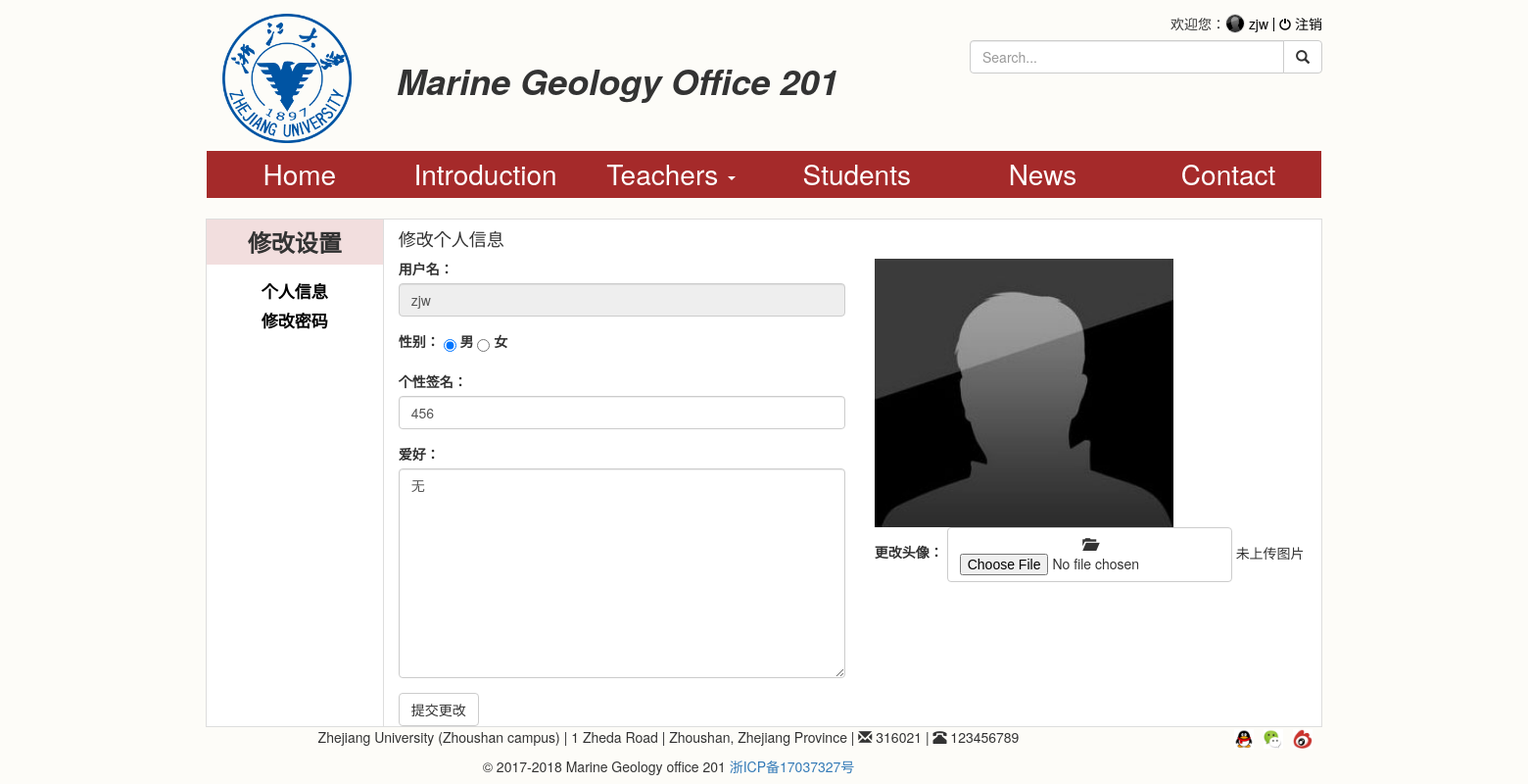
/change/ (signed in), run on an earlier commit of the app's database.
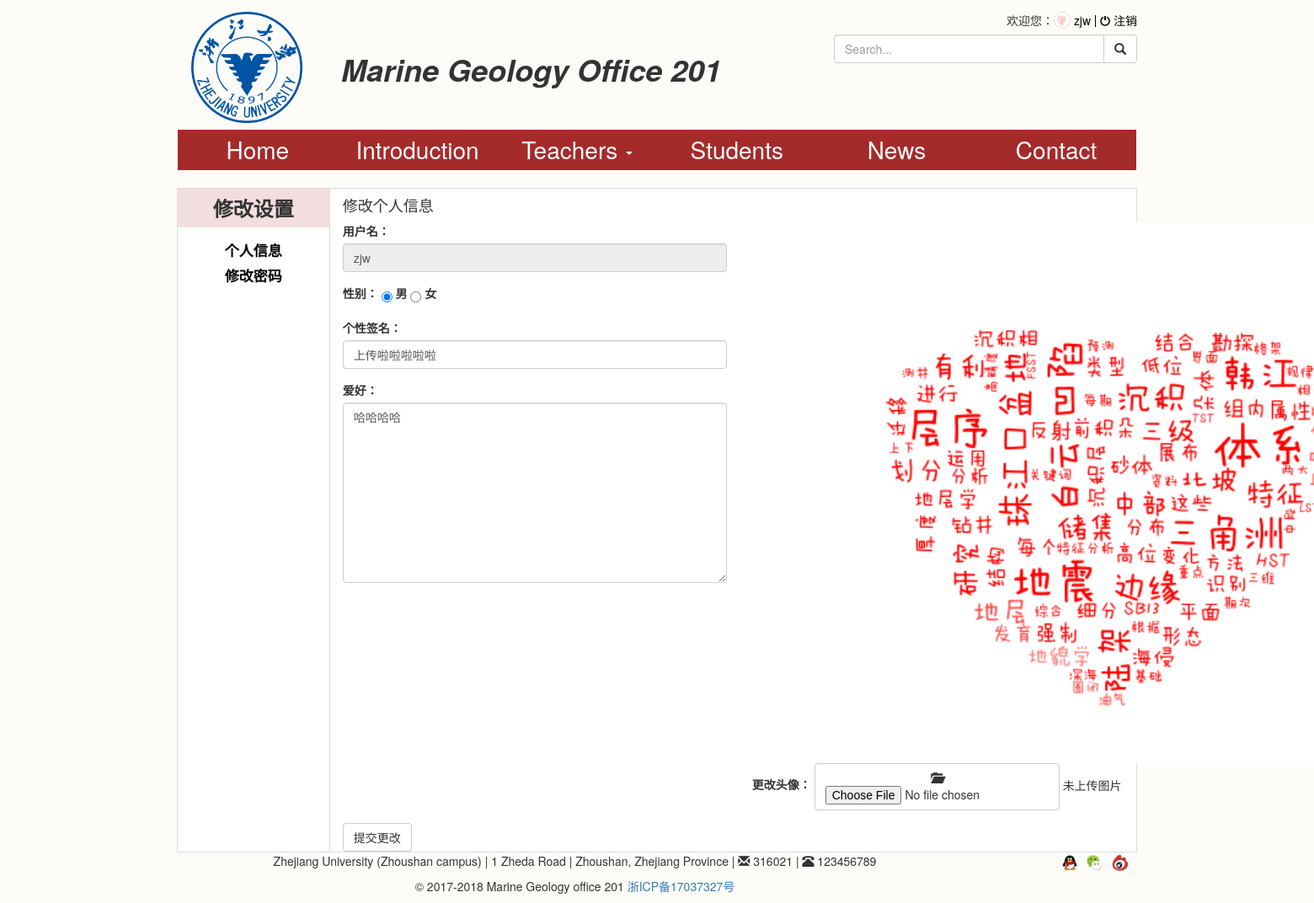
And on a later commit of the database.
### users/models.py (models this page shows)
class User(AbstractUser):       #自定义用户模型
	pic = models.ImageField(upload_to='pic',default="zjw.jpg")
	signature = models.CharField(max_length=50,blank=True,default="无个性签名")
	sex = models.CharField(max_length=1,choices=SEX)
	hobby = models.TextField(max_length=200,blank=True,default="无")
	class Meta(AbstractUser.Meta):
		pass

### users/views.py (the view)
# urls.py: url(r'^change/$',views.change,name='change'),
def change(request):  #修改个人信息
	name = request.user.username
	if name:
		if request.method == 'POST':
			user = get_object_or_404(User,username=name)
			form = ChangeForm(request.POST,request.FILES,instance=user)
			if form.is_valid():
				form.save()
				return render(request,'change_done.html')
		else:
			form = ChangeForm(instance=request.user)
		return render(request,'change.html',context={'form':form})
	else:
		return redirect('/')

### users/forms.py
class ChangeForm(forms.ModelForm):   #个人信息更改表单
	pic = forms.ImageField(widget=forms.FileInput(attrs={'accept':"image/*",'oninvalid':"setCustomValidity('请上传图片');",'oninput':"setCustomValidity('');"}),required=False)
	sex = forms.ChoiceField(widget=forms.RadioSelect(attrs={'class':'radio-inline'}), choices=CHOICES)
	signature = forms.CharField(widget=forms.TextInput(attrs={'class':'form-control','placeholder':"请输入你的个性签名"}),required=False)
	hobby = forms.CharField(widget=forms.Textarea(attrs={'maxlength':'300','class':'form-control','placeholder':"请输入你的爱好"}),required=False)
	class Meta:
		model = User
		fields = ['pic','sex','signature','hobby']

### templates/change.html (shortened to what this page needs)
{% extends 'base.html' %}
{% load staticfiles %}
{% block css %}
<link href="{% static 'styles/change.css' %}" rel="stylesheet" media="screen" />
{% endblock css %}
{% block main %}
<article>
	<div class="row">
		<div class="col-md-2 col-sm-3 col-xs-3">
			<div>
				<h3>修改设置</h3>
				<ul id="type-news">
					<li class="active"><a href="{% url 'users:change' %}">个人信息</a></li>
					<li><a href="{% url 'password_change' %}">修改密码</a></li>
				</ul>
			</div>
		</div>
		<div id="border" class="col-md-10 col-sm-9 col-xs-9">
			<h4>修改个人信息</h4>
			<form role="form" action="{% url 'users:change' %}" method="post" enctype="multipart/form-data">
				<div class="row">
					<div class="col-md-6 col-sm-6 col-xs-6">
						<div class="form-group">
							<label for="username">用户名：</label>
							<input class="form-control" name="username" type="text" value="{{user.username}}" disabled />
						</div>
						<div class="form-group">
							<label for="{{form.sex.id_for_label}}">性别：</label>
							{% for radio in form.sex %}
								{{radio}}
							{% endfor %}
						</div>
						<div class="form-group">
							<label for="{{form.signature.id_for_label}}">个性签名：</label>
							{{form.signature}}
						</div>
						<div class="form-group">
							<label for="{{form.hobby.id_for_label}}">爱好：</label>
							{{form.hobby}}
						</div>
					</div>
					<div class="col-md-6 col-sm-6 col-xs-6">
						<img id="person_pic"  src='{{user.pic.url}}' alt="" />
						<div id="file" class="form-group">
							<label for="{{form.pic.id_for_label}}">更改头像：</label>
							<div id="file_upload" class="btn btn-default">
								<span class="glyphicon glyphicon-folder-open"></span>
								{{form.pic}}
							</div>
							<span id="pic_name">未上传图片</span>
						</div>
					</div>
				</div>
				<button class="btn btn-default" type="sumbit">提交更改</button>
			</form>
		</div>
	</div>
</article>
{% endblock main %}

### templates/base.html (shortened to what this page needs)
{% load staticfiles %}
<!DOCTYPE HTML>
<html>
	<head>
		<link href="https://cdn.bootcss.com/bootstrap/3.3.7/css/bootstrap.min.css" rel="stylesheet">
		{% block css %}
		{% endblock css %}
	</head>
	<body>
		<header>
			<div class="container">
				<div class="pull-right">
					{% if user.is_authenticated %}
						<span>欢迎您：<img class="img-circle" id="user_pic" src="{{user.pic.url}}" alt="" />&nbsp;<a class="user" href="{% url 'users:info' %}?name={{user.username}}">{{user.username}}</a></span><div class="separate"></div><a class="user" href="{% url 'logout' %}?next={{request.path}}"><span class="glyphicon glyphicon-off"></span> 注销</a>
					{% else %}
						<span class="glyphicon glyphicon-user"></span>&nbsp;<a class="user" href="{% url 'login' %}?next={{request.path}}">您还未登录，点击登录</a><div class="separate"></div><a class="user" href="{% url 'users:register' %}?next={{request.path}}">注册</a>
					{% endif %}
				</div>
				<div class="row">
					<div class="col-sm-8 col-xs-12">
						<div class="row">
							<div class="col-sm-3 hidden-xs">
								<a href="http://www.zju.edu.cn/"><img id="logo" src="{% static 'images/school.gif' %}" class="img-responsive" alt="ZJU" /></a>
							</div>
							<div class="col-sm-9 col-xs-12">
								<h1 id="title"><b><i>Marine Geology Office 201</i></b></h1>
							</div>
						</div>
					</div>
					<div class="col-sm-4 col-xs-12">
						<form role="form" id="search" method="get" action="{% url 'web201:search' %}">
							<div class="input-group">
								<input type="search" class="form-control" placeholder="Search..." required name="q" />
								<span class="input-group-btn">
									<button class="btn btn-default" type="submit"><span class="glyphicon glyphicon-search"></span></button>
								</span>
							</div>
						</form>
					</div>
				</div>
			</div>
			<div class="container">
				<nav class="navbar" role="navigation">
					<div class="collapse navbar-collapse" id="navbar">
						<div class="row">
							<ul class="nav navbar-nav">
								<div class="col-lg-2 col-md-4 col-sm-4">
									<li><a href="{% url 'web201:home' %}">Home</a></li>
								</div>
								<div class="col-lg-2 col-md-4 col-sm-4">
									<li><a href="{% url 'web201:introduction' %}">Introduction</a></li>
								</div>
								<div class="col-lg-2 col-md-4 col-sm-4">
									<li class="dropdown">
										<a href="#" class="dropdown-toggle" data-toggle="dropdown">
											Teachers
											<b class="caret"></b>
										</a>
									</li>
								</div>
								<div class="col-lg-2 col-md-4 col-sm-4">
									<li><a href="{% url 'web201:students' %}">Students</a></li>
								</div>
								<div class="col-lg-2 col-md-4 col-sm-4">
									<li><a href="{% url 'web201:news' 'life' %}">News</a></li>
								</div>
								<div class="col-lg-2 col-md-4 col-sm-4">
									<li><a href="{% url 'comments:contact' %}">Contact</a></li>
								</div>
							</ul>
						</div>
					</div>
				</nav>
			</div>
		</header>
		<div class="container">
			{% block main %}
			{% endblock main %}
		</div>
		<footer>
			<div class="container">
				<div class="row">
					<div class="col-md-10 col-xs-12">
						<p class="text-center">Zhejiang University (Zhoushan campus) | 1 Zheda Road | Zhoushan, Zhejiang Province | <span class="glyphicon glyphicon-envelope"></span> 316021 | <span class="glyphicon glyphicon-phone-alt"></span> 123456789</p>
						<p class="text-center">&copy; 2017-2018 Marine Geology office 201 <a href="http://www.miitbeian.gov.cn/">浙ICP备17037327号</a></p>
					</div>
					<div class="col-md-2 col-xs-12">
						<ul class="pull-right">
							<li><a href="#" data-toggle="tooltip" data-html="true" title="<img src='{% static "images/QQ.jpg" %}' style='height:80px; width:80px;'>"><img src="{% static 'images/tx.jpg' %}" alt="QQ"></a></li>
							<li><a href="#" data-toggle="tooltip" data-html="true" title="<img src='{% static "images/wechat.jpg" %}' style='height:80px; width:80px;'>"><img src="{% static 'images/wx.jpg' %}" alt="Wechat"></a></li>
							<li><a href="http://weibo.com/u/3125492073?is_all=1" target="_blank"><img src="{% static 'images/xl.jpg' %}" alt="Blog"></a></li>
						</ul>
					</div>
				</div>
			</div>
		</footer>
	</body>
</html>

### web201/static/styles/change.css (style rules this page uses)
body { background-color:#fdfcf8; margin-left:10%; margin-right:10%; margin-top:1em; min-width:500px; }
#logo { min-width:4em; padding-left:10%; padding-right:10% }
#title { padding-top:5%; }
#search { padding-top:.5em; }
#user_pic { width:20px; height:20px; margin-top:-5px; border:1px #ddd solid; }
a.user { color:black; }
span.glyphicon-off { font-size:12px; }
nav { margin-top:0.5em; line-height:1.7; }
#navbar { background-color:#A52A2A; }
#navbar>div>ul { width:100%; }
#navbar>div>ul>div>li { height:100%; text-align:center; }
#navbar>div>ul>div>li>a { color:#FFFFFF; font-size:2em; width:100%; display:inline-block; height:100%; }
#navbar>div>ul>div>li>a:link { text-decoration:none; }
ul.navbar-nav { margin-left:0; margin-right:0; }
article { border:1px solid #ddd; background-color:white; }
article div.col-md-2 { padding-right:0; height:100%; }
article h3 { text-align:center; background-color:#f2dede; margin-top:0; margin-bottom:0; padding-top:10px; padding-bottom:10px; font-weight:bold; }
#type-news { list-style-type:none; padding-top:15px; padding-left:0; }
#type-news li { margin-bottom:5px; text-align:center; }
#type-news li a { color:black; font-size:17px; font-weight:bold; text-decoration:none; }
#border { border-left:1px solid #ddd; }
footer ul { list-style-type:none; }
footer ul li { float:left; padding-right:10px; }
footer ul li img { width:20px; height:20px; }

What changed in the data, as far as the page shows it:
changed User "zjw": pic: a different picture; signature "456" → "上传啦啦啦啦啦"; hobby "无" → "哈哈哈哈"
